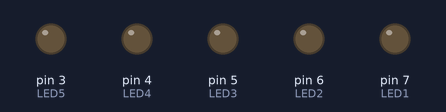
A sketch run on a simulated Arduino Uno, built with avr-gcc and run on an emulated ATmega328P. On the bench: output pins drawn as LEDs (lit = HIGH).

Above: at 0.07 s.
At 0.37 s:
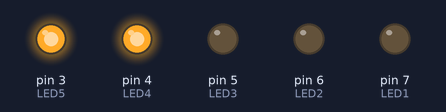
At 0.67 s:
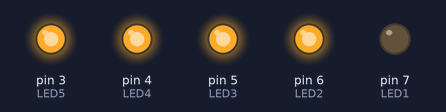
At 1.42 s:
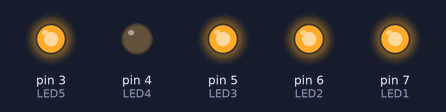
At 2.02 s:
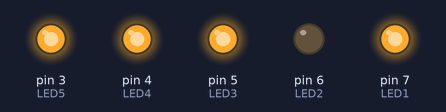
At 2.77 s:
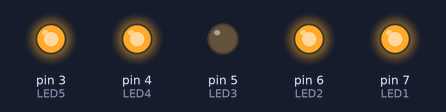
Timing chart, 0 to 3.1 s (numbered marks = the images above):
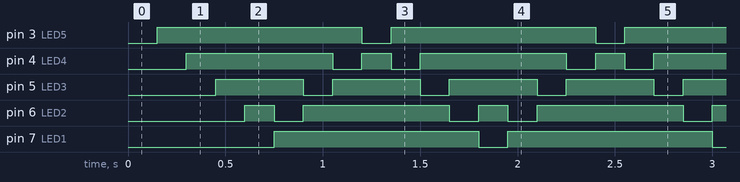

The sketch:

Led.ino
```cpp
enum leds { LED5=3, LED4=4, LED3=5, LED2=6, LED1=7 };

void setup() {
  // put your setup code here, to run once:
  pinMode (LED5, OUTPUT);
  pinMode (LED4, OUTPUT);
  pinMode (LED3, OUTPUT);
  pinMode (LED2, OUTPUT);
  pinMode (LED1, OUTPUT);
}

int viive = 150;

void loop() {
  // put your main code here, to run repeatedly:
  digitalWrite (LED5, LOW);
  delay (viive);
  digitalWrite (LED5, HIGH);

  digitalWrite (LED4, LOW);
  delay (viive);
  digitalWrite (LED4, HIGH);

  digitalWrite (LED3, LOW);
  delay (viive);
  digitalWrite (LED3, HIGH);

  digitalWrite (LED2, LOW);
  delay (viive);
  digitalWrite (LED2, HIGH);

  digitalWrite (LED1, LOW);
  delay (viive);
  digitalWrite (LED1, HIGH);

//reverse

   digitalWrite (LED2, LOW);
  delay (viive);
  digitalWrite (LED2, HIGH);

  digitalWrite (LED3, LOW);
  delay (viive);
  digitalWrite (LED3, HIGH);

  digitalWrite (LED4, LOW);
  delay (viive);
  digitalWrite (LED4, HIGH);
}
```

Measured:
- by itself, pin 3 (LED5), pin 7 (LED1): alternates HIGH for 1.1 s and LOW for 0.15 s
- by itself, pin 4 (LED4): repeats every 1.2 s: LOW 0.15 s, HIGH 0.15 s, LOW 0.15 s, HIGH 0.75 s
- by itself, pin 5 (LED3): alternates HIGH for 0.45 s and LOW for 0.15 s
- by itself, pin 6 (LED2): repeats every 1.2 s: LOW 0.15 s, HIGH 0.75 s, LOW 0.15 s, HIGH 0.15 s
